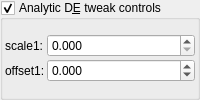
    <widget class="MyGroupBox" name="groupCheck_analyticDE_enabled">
     <property name="title">
      <string>Analytic D&amp;E tweak controls</string>
     </property>
     <property name="checkable">
      <bool>true</bool>
     </property>
     <layout class="QVBoxLayout" name="verticalLayout_14" stretch="0">
      <property name="spacing">
       <number>2</number>
      </property>
      <property name="leftMargin">
       <number>2</number>
      </property>
      <property name="topMargin">
       <number>2</number>
      </property>
      <property name="rightMargin">
       <number>2</number>
      </property>
      <property name="bottomMargin">
       <number>2</number>
      </property>
      <item>
       <layout class="QGridLayout" name="gridLayout_27" columnstretch="0,0,1">
        <property name="spacing">
         <number>2</number>
        </property>
        <item row="1" column="2">
         <widget class="MyDoubleSpinBox" name="spinbox_analyticDE_offset_1">
          <property name="sizePolicy">
           <sizepolicy hsizetype="Minimum" vsizetype="Maximum">
            <horstretch>0</horstretch>
            <verstretch>0</verstretch>
           </sizepolicy>
          </property>
          <property name="prefix">
           <string/>
          </property>
          <property name="suffix">
           <string/>
          </property>
          <property name="decimals">
           <number>3</number>
          </property>
          <property name="minimum">
           <double>-99.989999999999995</double>
          </property>
          <property name="maximum">
           <double>99.989999999999995</double>
          </property>
          <property name="singleStep">
           <double>0.100000000000000</double>
          </property>
         </widget>
        </item>
        <item row="0" column="2">
         <widget class="MyDoubleSpinBox" name="spinbox_analyticDE_scale_1">
          <property name="sizePolicy">
           <sizepolicy hsizetype="Minimum" vsizetype="Maximum">
            <horstretch>0</horstretch>
            <verstretch>0</verstretch>
           </sizepolicy>
          </property>
          <property name="prefix">
           <string/>
          </property>
          <property name="suffix">
           <string/>
          </property>
          <property name="decimals">
           <number>3</number>
          </property>
          <property name="minimum">
           <double>0.000000000000000</double>
          </property>
          <property name="maximum">
           <double>99.989999999999995</double>
          </property>
          <property name="singleStep">
           <double>0.100000000000000</double>
          </property>
         </widget>
        </item>
        <item row="0" column="0" colspan="2">
         <widget class="QLabel" name="label_182">
          <property name="text">
           <string>scale1:</string>
          </property>
         </widget>
        </item>
        <item row="1" column="0" colspan="2">
         <widget class="QLabel" name="label_177">
          <property name="text">
           <string>offset1:</string>
          </property>
         </widget>
        </item>
       </layout>
      </item>
     </layout>
    </widget>
